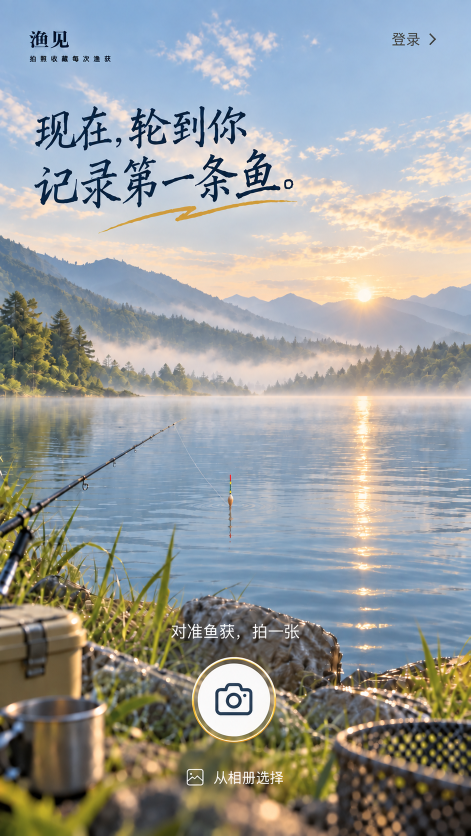
#> input picture design/system/core_visual_v1/reference/晨雾湖畔，记录第一条鱼.png, 941 x 1672 px (shown at 1/2 size)
$ python -i produce_empty_home_v2_assets.py   (imports and definitions only)
#> lines starting #> are read from the running program, lines starting #| are printed output that depends on the picture
#> further down, picture is the input picture: PIL image 941x1672 RGB; mean R, G, B 153.7, 157.1, 156.4
#!/usr/bin/env python3
"""Deterministically materialize Empty Home V2 source, reusable masters and Android assets.

The frozen screenshot remains untouched.  The scene base is a documented local clean-up
of that screenshot; every dynamic element is rebuilt as an independently addressable RGBA
layer in 1080 x 1920 reference coordinates.
"""

from __future__ import annotations

import hashlib
import json
import math
import shutil
from pathlib import Path

from PIL import Image, ImageChops, ImageDraw, ImageFilter, ImageFont


ROOT = Path(__file__).resolve().parents[1]
GENERATED_INPUT = ROOT.parent / "generated_images" / "exec-faaeeca2-b49a-45cd-9dbb-1c8820377bea.png"
FROZEN_INPUT = ROOT.parent / "upload" / "晨雾湖畔，记录第一条鱼.png"
DESIGN = ROOT / "design" / "pages" / "home" / "empty_home"
SYSTEM = ROOT / "design" / "system" / "components" / "primary_capture_button"
RUNTIME = ROOT / "app" / "src" / "main" / "assets" / "empty_home_runtime_v2"
HERO_CONTRACT = DESIGN / "shared" / "contracts" / "hero_asset_contract.json"
HERO_DESIGN_ASSET = DESIGN / "shared" / "assets" / "hero" / "empty_home_hero_v2_2.png"
HERO_RUNTIME_RESOURCE = ROOT / "app" / "src" / "main" / "res" / "drawable-nodpi" / "empty_home_title_v2.png"
REF_W, REF_H = 1080, 1920
GOLD = (218, 160, 45, 255)
INK = (24, 50, 74, 255)


def sha(path: Path) -> str:
    return hashlib.sha256(path.read_bytes()).hexdigest()


def write_json(path: Path, value: object) -> None:
    path.parent.mkdir(parents=True, exist_ok=True)
    path.write_text(json.dumps(value, ensure_ascii=False, indent=2, sort_keys=True) + "\n")


def save_png(image: Image.Image, path: Path) -> None:
    path.parent.mkdir(parents=True, exist_ok=True)
    image.save(path, "PNG", optimize=True)


def normalized(image: Image.Image) -> Image.Image:
    """Uniform width fit.  The source is 0.04% taller than 9:16, so final row is edge padded."""
    src = image.convert("RGB")
    scaled_h = round(src.height * REF_W / src.width)
#> scaled_h = 1919
    resized = src.resize((REF_W, scaled_h), Image.Resampling.LANCZOS)
    if scaled_h == REF_H:
        return resized
    canvas = Image.new("RGB", (REF_W, REF_H))
#> canvas: PIL image 1080x1920 RGB; every value is 0
    if scaled_h < REF_H:
        canvas.paste(resized, (0, 0))
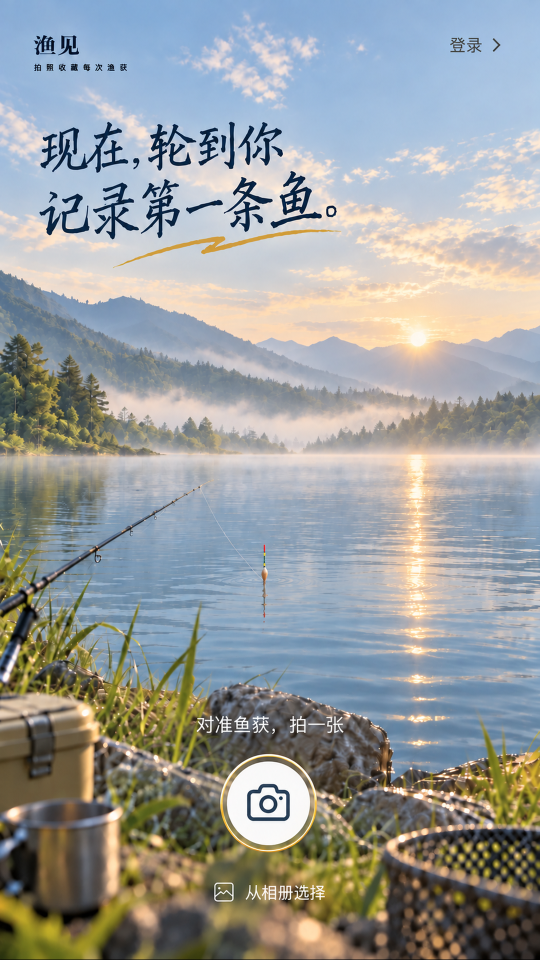
#> canvas: PIL image 1080x1920 RGB (shown at 1/2 size); mean R, G, B 153.6, 157, 156.3
        edge = resized.crop((0, scaled_h - 1, REF_W, scaled_h)).resize((REF_W, REF_H - scaled_h))
        canvas.paste(edge, (0, scaled_h))
    else:
        # This branch is retained for future sources; current input uses one-pixel edge padding.
        canvas.paste(resized.crop((0, 0, REF_W, REF_H)), (0, 0))
    return canvas


def rgba_canvas(size: tuple[int, int]) -> Image.Image:
    return Image.new("RGBA", size, (0, 0, 0, 0))


# [199 lines left out: functions foreground_delta, apply_alpha_mask, source_with_geometry_mask, source_with_dark_geometry_mask, extract_rod, extract_line and 10 more, not called in this run]


def draw_cross(draw: ImageDraw.ImageDraw, x: int, y: int, color: tuple[int, int, int, int]) -> None:
    draw.line((x-18, y, x+18, y), fill=color, width=3)
    draw.line((x, y-18, x, y+18), fill=color, width=3)


# [201 lines left out: functions build_validation, main, not called in this run]


# [2 lines not run here, left out]

>>> from PIL import Image
>>> picture = Image.open('../design/system/core_visual_v1/reference/晨雾湖畔，记录第一条鱼.png')
>>> result = normalized(picture)

$ run again, on design/system/core_visual_v1/reference/fish_guide_v2.png
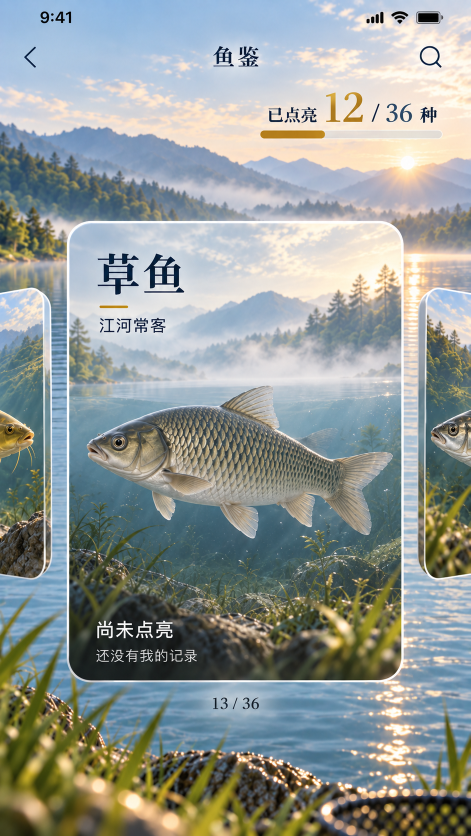
#> input picture design/system/core_visual_v1/reference/fish_guide_v2.png, 941 x 1672 px (shown at 1/2 size)
#> picture is the input picture: PIL image 941x1672 RGB; mean R, G, B 146.5, 153.6, 150.6
#> in normalized, `resized = src.resize((REF_W, scaled_h), Image.Resampling.LANCZOS)`:
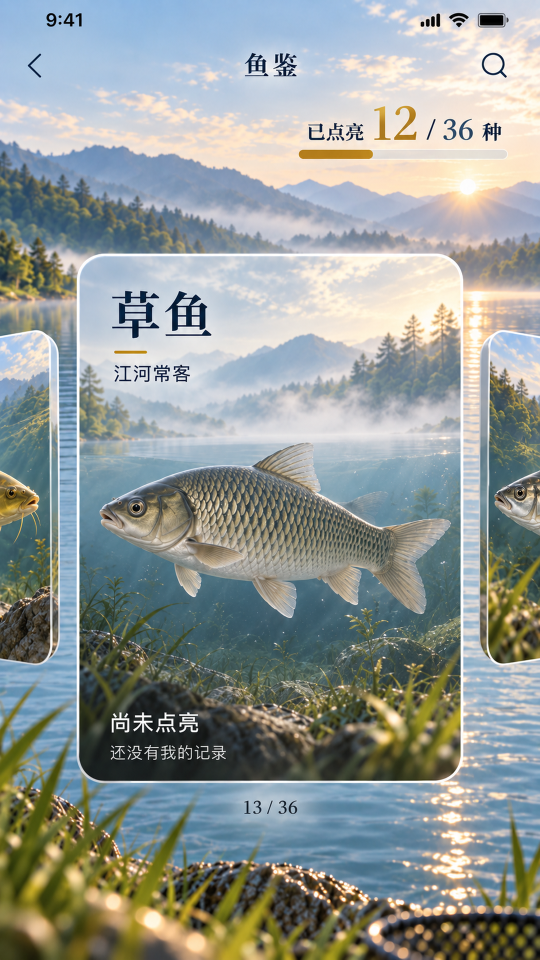
#> resized: PIL image 1080x1919 RGB (shown at 1/2 size); mean R, G, B 146.5, 153.6, 150.6

$ run again, on design/system/core_visual_v1/reference/fish_record_detail_v2.png
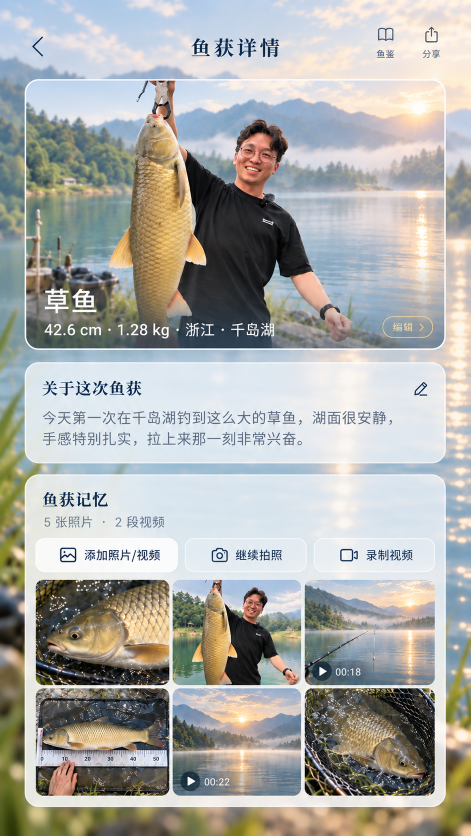
#> input picture design/system/core_visual_v1/reference/fish_record_detail_v2.png, 941 x 1672 px (shown at 1/2 size)
#> picture is the input picture: PIL image 941x1672 RGB; mean R, G, B 171.7, 172.5, 168.7
#> in normalized, `resized = src.resize((REF_W, scaled_h), Image.Resampling.LANCZOS)`:
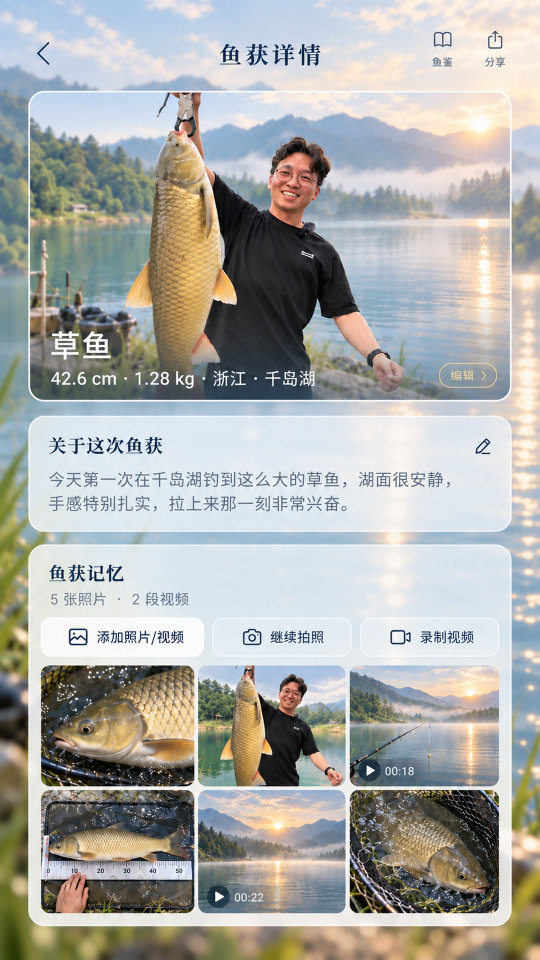
#> resized: PIL image 1080x1919 RGB (shown at 1/2 size); mean R, G, B 171.7, 172.5, 168.6
